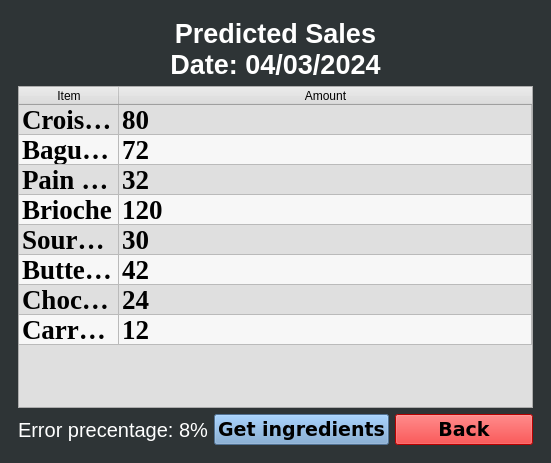
<?xml version="1.0" encoding="UTF-8"?>
<ui version="4.0">
 <class>MainWindow</class>
 <widget class="QMainWindow" name="MainWindow">
  <property name="geometry">
   <rect>
    <x>0</x>
    <y>0</y>
    <width>551</width>
    <height>463</height>
   </rect>
  </property>
  <property name="windowTitle">
   <string>MainWindow</string>
  </property>
  <widget class="QWidget" name="centralwidget">
   <property name="styleSheet">
    <string notr="true">background-color: rgb(46, 52, 54);</string>
   </property>
   <layout class="QHBoxLayout" name="horizontalLayout">
    <item>
     <widget class="QWidget" name="widget_14" native="true">
      <layout class="QVBoxLayout" name="verticalLayout">
       <item>
        <widget class="QLabel" name="label">
         <property name="font">
          <font>
           <pointsize>20</pointsize>
           <weight>75</weight>
           <bold>true</bold>
          </font>
         </property>
         <property name="styleSheet">
          <string notr="true">color: rgb(255, 255, 255);</string>
         </property>
         <property name="text">
          <string>Predicted Sales 
Date: 04/03/2024</string>
         </property>
         <property name="alignment">
          <set>Qt::AlignCenter</set>
         </property>
        </widget>
       </item>
       <item>
        <widget class="QTableWidget" name="unitEditTW">
         <property name="font">
          <font>
           <family>Times New Roman</family>
           <pointsize>20</pointsize>
           <weight>75</weight>
           <bold>true</bold>
          </font>
         </property>
         <property name="autoFillBackground">
          <bool>false</bool>
         </property>
         <property name="styleSheet">
          <string notr="true">background-color:rgb(223, 223, 223)</string>
         </property>
         <property name="lineWidth">
          <number>1</number>
         </property>
         <property name="alternatingRowColors">
          <bool>true</bool>
         </property>
         <property name="rowCount">
          <number>8</number>
         </property>
         <property name="columnCount">
          <number>2</number>
         </property>
         <attribute name="horizontalHeaderShowSortIndicator" stdset="0">
          <bool>true</bool>
         </attribute>
         <attribute name="horizontalHeaderStretchLastSection">
          <bool>true</bool>
         </attribute>
         <attribute name="verticalHeaderVisible">
          <bool>false</bool>
         </attribute>
         <row>
          <property name="text">
           <string>New Row</string>
          </property>
         </row>
         <row>
          <property name="text">
           <string>New Row</string>
          </property>
         </row>
         <row>
          <property name="text">
           <string>New Row</string>
          </property>
         </row>
         <row>
          <property name="text">
           <string>New Row</string>
          </property>
         </row>
         <row>
          <property name="text">
           <string>New Row</string>
          </property>
         </row>
         <row>
          <property name="text">
           <string>New Row</string>
          </property>
         </row>
         <row>
          <property name="text">
           <string>New Row</string>
          </property>
         </row>
         <row>
          <property name="text">
           <string>New Row</string>
          </property>
         </row>
         <column>
          <property name="text">
           <string>Item</string>
          </property>
         </column>
         <column>
          <property name="text">
           <string>Amount</string>
          </property>
         </column>
         <item row="0" column="0">
          <property name="text">
           <string>Croissant</string>
          </property>
         </item>
         <item row="0" column="1">
          <property name="text">
           <string>80</string>
          </property>
         </item>
         <item row="1" column="0">
          <property name="text">
           <string>Baguette</string>
          </property>
         </item>
         <item row="1" column="1">
          <property name="text">
           <string>72</string>
          </property>
         </item>
         <item row="2" column="0">
          <property name="text">
           <string>Pain au Chocolate</string>
          </property>
         </item>
         <item row="2" column="1">
          <property name="text">
           <string>32</string>
          </property>
         </item>
         <item row="3" column="0">
          <property name="text">
           <string>Brioche</string>
          </property>
         </item>
         <item row="3" column="1">
          <property name="text">
           <string>120</string>
          </property>
         </item>
         <item row="4" column="0">
          <property name="text">
           <string>Sourdough</string>
          </property>
         </item>
         <item row="4" column="1">
          <property name="text">
           <string>30</string>
          </property>
         </item>
         <item row="5" column="0">
          <property name="text">
           <string>Butter Cookies</string>
          </property>
         </item>
         <item row="5" column="1">
          <property name="text">
           <string>42</string>
          </property>
         </item>
         <item row="6" column="0">
          <property name="text">
           <string>Chocolate Muffin</string>
          </property>
         </item>
         <item row="6" column="1">
          <property name="text">
           <string>24</string>
          </property>
         </item>
         <item row="7" column="0">
          <property name="text">
           <string>Carrot Cake</string>
          </property>
         </item>
         <item row="7" column="1">
          <property name="text">
           <string>12</string>
          </property>
         </item>
        </widget>
       </item>
       <item>
        <layout class="QHBoxLayout" name="horizontalLayout_2">
         <item>
          <widget class="QLabel" name="label_2">
           <property name="font">
            <font>
             <pointsize>15</pointsize>
            </font>
           </property>
           <property name="styleSheet">
            <string notr="true">color: rgb(255, 255, 255);</string>
           </property>
           <property name="text">
            <string>Error precentage: 8%</string>
           </property>
          </widget>
         </item>
         <item>
          <widget class="QPushButton" name="deleteUnitsButton">
           <property name="font">
            <font>
             <family>DejaVu Sans</family>
             <pointsize>14</pointsize>
             <weight>75</weight>
             <italic>false</italic>
             <bold>true</bold>
            </font>
           </property>
           <property name="styleSheet">
            <string notr="true">background-color: rgb(114, 159, 207);</string>
           </property>
           <property name="text">
            <string>Get ingredients</string>
           </property>
          </widget>
         </item>
         <item>
          <widget class="QPushButton" name="daily_predicted_sales_back_button">
           <property name="font">
            <font>
             <family>DejaVu Sans</family>
             <pointsize>14</pointsize>
             <weight>75</weight>
             <italic>false</italic>
             <bold>true</bold>
            </font>
           </property>
           <property name="styleSheet">
            <string notr="true">background-color: rgb(255, 0, 0);
</string>
           </property>
           <property name="text">
            <string>Back</string>
           </property>
          </widget>
         </item>
        </layout>
       </item>
      </layout>
     </widget>
    </item>
   </layout>
  </widget>
 </widget>
 <resources/>
 <connections/>
</ui>
